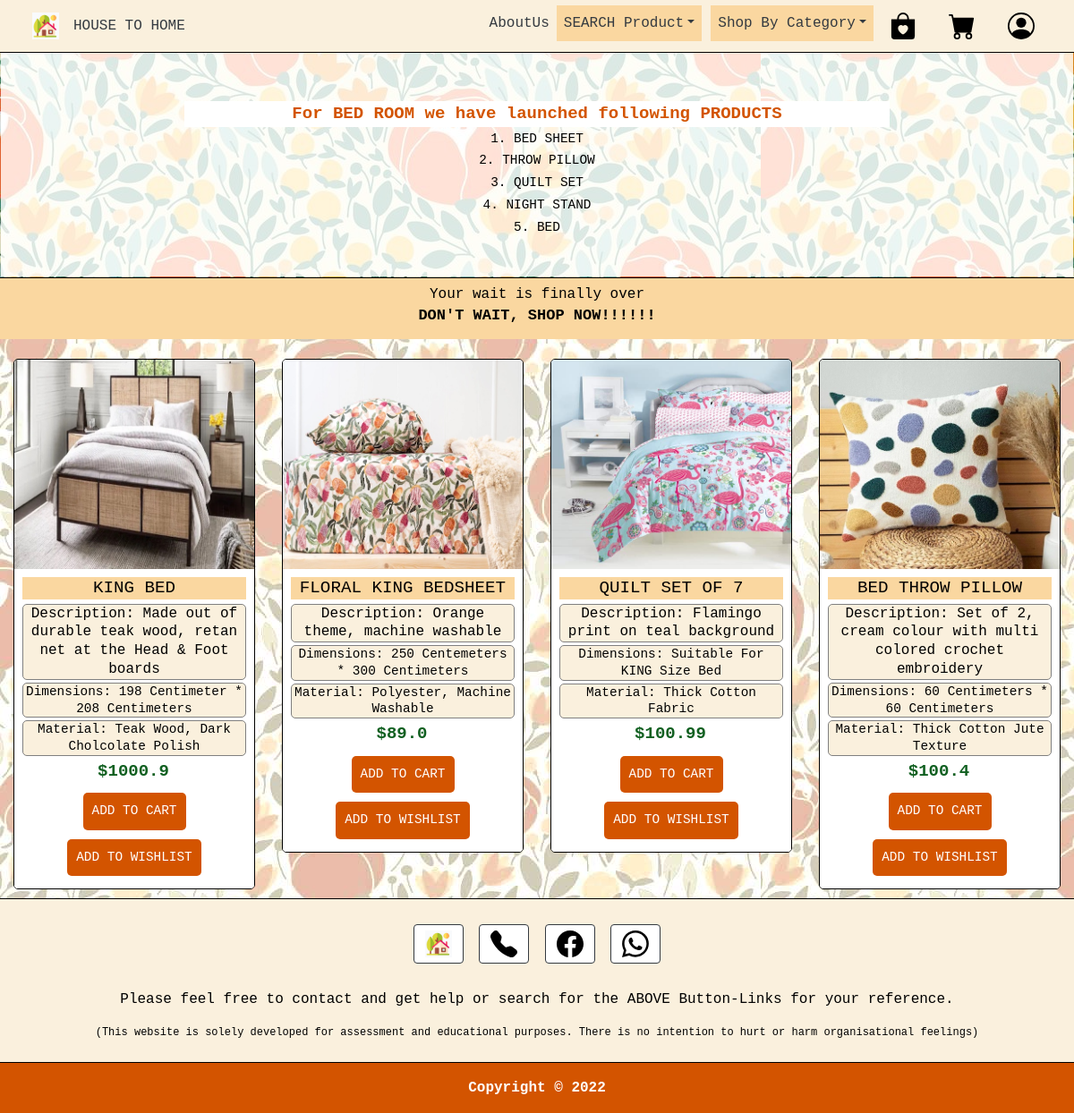
/houseToHome/bedroomproducts/, run on the app's committed database.
### HouseToHomeStore/models.py (models this page shows, shortened)
class Product(db.Model):
    __tablename__ = 'product'
    unique_product_id = db.Column(db.Integer, primary_key=True)
    title = db.Column(db.String(64), unique=True)
    description = db.Column(db.String(500), nullable=False)
    image = db.Column(db.String(60), nullable=False)
    dimension = db.Column(db.String(160), nullable=False)
    material = db.Column(db.String(160), nullable=False)
    category = db.Column(db.String(160), nullable=False)
    price = db.Column(db.Float, nullable=False)
    singleCount = db.Column(db.Integer, default=1, nullable=False)
    shoppingCartcount = db.Column(db.Integer, default=1, nullable=False)
    wishListCount = db.Column(db.Integer, default=1, nullable=False)
    shippingCost = db.Column(db.Float, default=15, nullable=False)

### HouseToHomeStore/views.py (the view)
@bp.route('/houseToHome/bedroomproducts/')
def bedroomproducts():
    bedroomsP = Product.query.filter(Product.category == 'BedRoom')
    return render_template('bedRoomIndex.html', bedroomsP=bedroomsP)

### HouseToHomeStore/templates/bedRoomIndex.html (shortened to what this page needs)
<!DOCTYPE html>
<html lang="en">
<head>
    <link rel="stylesheet" href="https://stackpath.bootstrapcdn.com/bootstrap/4.3.1/css/bootstrap.min.css"
>
    <link rel="stylesheet" href="https://cdn.jsdelivr.net/npm/bootstrap-icons@1.8.2/font/bootstrap-icons.css">
    <link rel="stylesheet" type="text/css" href="{{ url_for('static',filename='Css/styleBedRoom.css') }}" />
</head>
<body>
    <header>
        <nav class="navbar navbar-light fixed-top navbar-expand-lg"
            style="background-color: #FAF0DD; border-bottom: 1px solid black; padding:0px;">
            <div class="container" style="padding: 6px;">
                <a class="navbar-brand-LOGO" href="{{ url_for('main.index') }}">
                    <img src="{{ url_for('static',filename='Images/Logos/Brand.jpeg') }}" width="30" height="30"
                        class="d-inline-block align-top" alt="HOUSE TO HOME">
                </a>
                <div class="navbar-brand-LOGO">
                    <a class="nav-item text-dark nav-link" href="{{ url_for('main.index') }}">HOUSE TO HOME</a>
                </div>
                <div class="collapse navbar-collapse" id="navbarToggler">
                    <div class="navbar-nav ml-auto">
                        <a href="#id02" class="nav-item text-dark nav-link navbar-Login-LOGO" style="margin-left: 0px;">
                            <button-loginClick onclick="document.getElementById('id02').style.display='block'"
                                style="width:auto;">
                                <h>AboutUs</h>
                            </button-loginClick>
                        </a>
                        <div class="dropdown">
                            <a class="nav-item text-dark nav-link dropdown-toggle" data-toggle="dropdown"
                                id="bookDropdown" aria-haspopup="true" aria-expanded="false" href="#"
                                style="margin-right:10px;">SEARCH Product</a>
                        </div>
                        <div class="dropdown">
                            <a class="nav-item text-dark nav-link dropdown-toggle" data-toggle="dropdown"
                                id="bookDropdown" aria-haspopup="true" aria-expanded="false" href="#">Shop By
                                Category</a>
                        </div>
                        <a href="{{ url_for('main.addProductToWishList') }}"
                            class="nav-item text-dark nav-link navbar-Wishlist-LOGO"
                            class="nav-item text-dark nav-link navbar-Wishlist-LOGO" data-toggle="tooltip"
                            data-placement="bottom" title="WISH LIST">
                            <img src="{{ url_for('static',filename='Images/Logos/bag-heart-fill.svg') }}" width="30"
                                height="30" alt="WishList Logo">
                        </a>
                        <a href="{{ url_for('main.placeOrder') }}" class="nav-item text-dark nav-link navbar-Cart-LOGO"
                            class="nav-item text-dark nav-link navbar-Wishlist-LOGO" data-toggle="tooltip"
                            data-placement="bottom" title="SHOPPING CART">
                            <img src="{{ url_for('static',filename='Images/Logos/cart-fill.svg') }}" width="30"
                                height="30" alt="Cart Logo">
                        </a>
                        <a href="#id01" class="nav-item text-dark nav-link navbar-Login-LOGO"
                            class="nav-item text-dark nav-link navbar-Wishlist-LOGO" data-toggle="tooltip"
                            data-placement="bottom" title="LOG IN">
                            <button-loginClick onclick="document.getElementById('id01').style.display='block'"
                                style="width:auto;">
                                <img src="{{ url_for('static',filename='Images/Logos/person-circle.svg') }}"
                                    class="loginImage" width="30" height="30" alt="Login Logo">
                            </button-loginClick>
                        </a>
                    </div>
                </div>
            </div>
        </nav>
    </header>
    <main>
        <div class="jumbotron jumbotron-fluid card card-image">
            <div class="row justify-content-center mt-5 pb-4">
                <div class="col-md-8">
                    <div class="py-4 mb-5">
                        <p class="text-center backgroundImageContent tagLine">For BED ROOM we have launched following
                            PRODUCTS
                        </p>
                        <p class="text-center backgroundImageContent">1. BED SHEET</p>
                        <p class="text-center backgroundImageContent">2. THROW PILLOW</p>
                        <p class="text-center backgroundImageContent">3. QUILT SET</p>
                        <p class="text-center backgroundImageContent">4. NIGHT STAND</p>
                        <p class="text-center backgroundImageContent">5. BED</p>
                    </div>
                </div>
            </div>
        </div>
        <div class="text-center"
            style="background-color: #FAD7A0; border-top: black 1px solid; padding-top: 6px; padding-bottom: 6px;">
            <h10 style="background-color:#FAD7A0; padding:2px; color:black">Your wait is finally over</h10>
            <h6 style="font-size:17px; font-weight:600; background-color:#FAD7A0; padding:2px; color:black">DON'T WAIT,
                SHOP NOW!!!!!!</h6>
        </div>
        <div class="container-fluid fadeThePicture-here">
            <div class="row justify-content-center">
                {% for products in bedroomsP%}
                <div class="col-md-3 col-sm-6" style="
                    padding-top: 10px;
                    padding-bottom: 10px;">
                    <div class="product-grid4">
                        <div class="product-image4">
                            <img class="pic-1"
                                src="{{url_for('static', filename='Images/'+products.category+'/'+products.image)}}">
                        </div>
                        <div class="product-content">
                            <h3 class="title">{{products.title}}</h3>
                            <h3 class="description">Description: {{products.description}}</h3>
                            <h3 class="dimensions">dimensions: {{products.dimension}}</h3>
                            <h3 class="material">material: {{products.material}}</h3>
                            <div class="price">
                                ${{products.price}}
                            </div>
                            <form action="{{ url_for('main.placeOrder') }}">
                                <input class="add-to-cart" type="submit" value="ADD TO CART">
                            </form>
                            <form action="{{ url_for('main.addProductToWishList') }}">
                                <input class="add-to-cart" type="submit" value="ADD TO WISHLIST">
                            </form>
                        </div>
                    </div>
                </div>
                {% endfor %}
            </div>
        </div>
    </main>
    <footer class="text-center text-dark" style="background-color: #FAF0DD;">
        <div class="container p-4 footer">
            <a class="btn btn-outline-dark btn-floating m-1" href="{{ url_for('main.index') }}" role="button">
                <img src="{{ url_for('static',filename='Images/Logos/Brand.jpeg') }}" width="30" height="30"
                    class="d-inline-block align-top" alt="Home page">
            </a>
            <a class="btn btn-outline-dark btn-floating m-1" href="#!" role="button" data-toggle="tooltip"
                data-placement="bottom" title="CONTACT US ON NUMBER- 99988866">
                <img src="{{ url_for('static',filename='Images/Logos/telephone-fill.svg') }}" width="30" height="30"
                    class="d-inline-block align-top" alt="Contact Us">
            </a>
            <a class="btn btn-outline-dark btn-floating m-1" href="#!" role="button" data-toggle="tooltip"
                data-placement="bottom" title="GO TO OUR FACEBOOK">
                <img src="{{ url_for('static',filename='Images/Logos/facebook.svg') }}" width="30" height="30"
                    class="d-inline-block align-top" alt="Facebook Link">
            </a>
            <a class="btn btn-outline-dark btn-floating m-1" href="#!" role="button" data-toggle="tooltip"
                data-placement="bottom" title="WHATS APP US">
                <img src="{{ url_for('static',filename='Images/Logos/whatsapp.svg') }}" width="30" height="30"
                    class="d-inline-block align-top" alt="Whats App Link">
            </a>
        </div>
        <div class="mb-4 content-for-footer">
            <p style="font-weight: 500;">
                Please feel free to contact and get help or search for the ABOVE Button-Links for your reference.
            </p>
            <p style="font-size: 12px">
                (This website is solely developed for assessment and educational purposes. There is no intention to hurt
                or harm organisational feelings)
            </p>
        </div>
        <div class="text-center p-3">
            Copyright &copy; 2022
        </div>
    </footer>
</body>
</html>

### HouseToHomeStore/static/Css/styleBedRoom.css (style rules this page uses)
.nav-item { font-family: "Courier New", sans-serif; font-weight: 500; }
.dropdown-toggle { background-color: #FAD7A0; }
.navbar-Wishlist-LOGO { margin-left: 10px; margin-right: 10px; }
.navbar-Cart-LOGO { margin-left: 10px; margin-right: 10px; }
.navbar-brand-LOGO { margin-left: none; }
.navbar-Login-LOGO { margin-left: 10px; }
footer { border-top: 1px solid black; }
.content-for-footer p { font-family: "Courier New", sans-serif; color: black; }
.text-center .p-3 { background-color: #D35400; font-family: "Courier New", sans-serif; color: white; font-weight: bold; border-top: 1px solid black; }
.backgroundImageContent { font-family: "Courier New", sans-serif; color: black; font-size: larger; font-weight: 500; }
.btn { background-color: white; font-family: 'Courier New', sans-serif; color: black; }
h6 { position: relative; margin-bottom: 8px; font-family: 'Courier New', sans-serif; }
h10 { position: relative; margin-top: 8px; font-family: 'Courier New', sans-serif; }
.jumbotron { background-image: url(../Images/BackgroundImg/Background.jpeg); padding-top: 6%; padding-bottom: 2%; margin-bottom: 0px; background-attachment: fixed; }
.jumbotron::before { content: ""; background-color: rgba(255, 255, 255, 0.80); top: 0px; right: 0px; bottom: 0px; left: 0px; position: absolute; }
.mb-5, .my-5 { margin-bottom: -2rem !important; font-size: 12px; margin-top: -2rem !important; }
.backgroundImageContent { margin-top: 0; margin-bottom: 0.2rem; }
.tagLine { margin-top: 0; margin-bottom: 0.2rem; font-size: 19px; font-weight: 600; color: #D35400; background-color: white; }
.fadeThePicture-here { background-image: url(../Images/BackgroundImg/BackgroundDim.jpeg); margin: 0px; padding-top: 12px; background-attachment: fixed; background-repeat: repeat; }
.product-grid4, .product-grid4 .product-image4 { position: relative }
.product-grid4 { font-family: "Courier New", sans-serif; text-align: center; border-radius: 5px; overflow: hidden; z-index: 1; border: 1.3px solid black; }
.product-grid4 .product-image4 img { width: 100%; height: auto; display: block; }
.product-grid4 .product-content { padding: 9px; background-color: white; }
.product-grid4 .title { text-transform: capitalize; color: black; font-weight: 500; font-size: 1.2em; line-height: 1.3em; margin-top: 0; margin-bottom: 5px; padding: 0; font-family: 'Courier New', sans-serif; background-color: #FAD7A0; }
.product-grid4 .description { color: black; font-size: 1em; line-height: 1.3em; margin-top: 0; margin-bottom: 3px; padding: 0; font-family: 'Courier New', sans-serif; background-color: #FAF0DD; border: 0.5px solid grey; border-radius: 5px; }
.product-grid4 .dimensions { text-transform: capitalize; color: black; font-size: 0.9em; line-height: 1.3em; margin-top: 0; margin-bottom: 3px; padding: 0; background-color: #FAF0DD; font-family: 'Courier New', sans-serif; border: 0.5px solid grey; border-radius: 5px; }
.product-grid4 .material { text-transform: capitalize; color: black; font-size: 0.9em; line-height: 1.3em; margin-top: 0; margin-bottom: 3px; padding: 0; background-color: #FAF0DD; font-family: 'Courier New', sans-serif; border: 0.5px solid grey; border-radius: 5px; }
.product-grid4 .price { color: #116021; font-size: 19px; font-weight: 700; margin: 0 2px 5px 0; display: block }
.product-grid4 .add-to-cart { min-height: 40px; border-radius: 5px; display: inline-block; background: #D35400; border: #D35400; color: white; font-family: 'Courier New', sans-serif; padding: 10px; margin: 5px; font-size: .90rem; }
body { font-family: 'Courier New', sans-serif; }
.container { padding: 16px; }

### data on the page
Product: category+image (picture), title "KING BED", description "Made out of durable teak wood, retan net at the Head & Foot boards", dimension "198 Centimeter * 208 Centimeters", material "Teak Wood, Dark Cholcolate Polish", price "1000.9"
Product: category+image (picture), title "FLORAL KING BEDSHEET", description "Orange theme, machine washable", dimension "250 Centemeters * 300 Centimeters", material "Polyester, Machine Washable", price "89.0"
Product: category+image (picture), title "QUILT SET OF 7", description "Flamingo print on teal background", dimension "Suitable For KING Size Bed", material "Thick Cotton Fabric", price "100.99"
Product: category+image (picture), title "BED THROW PILLOW", description "Set of 2, cream colour with multi colored crochet embroidery", dimension "60 Centimeters * 60 Centimeters", material "Thick Cotton Jute Texture", price "100.4"
